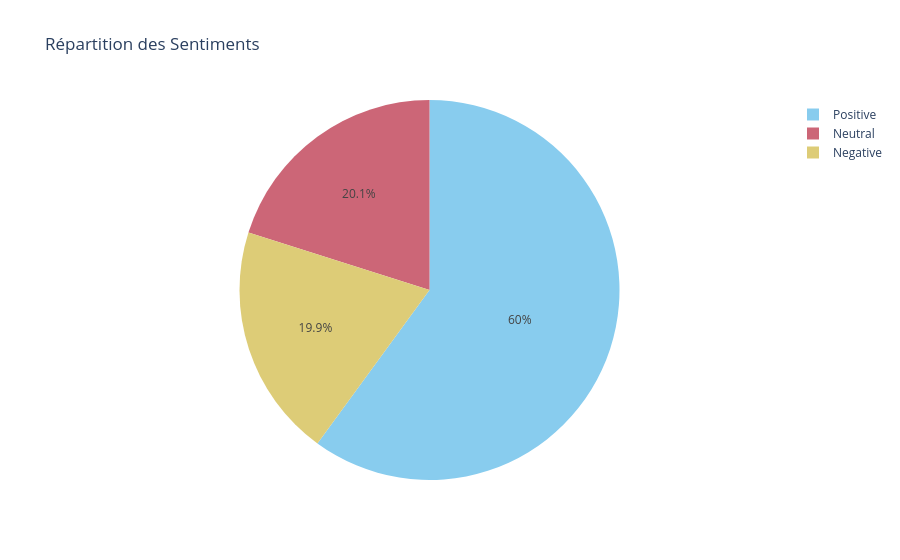

Notebook cell for this chart:
### Markdown cell above
## Répartition des Sentiments

### Code cell
sentiment_counts = df['sentiment'].value_counts().reset_index()
sentiment_counts.columns = ['sentiment', 'count']
fig_sentiment = px.pie(sentiment_counts, values='count', names='sentiment', 
                       title='Répartition des Sentiments',
                       color_discrete_sequence=px.colors.qualitative.Safe)
fig_sentiment.show()

### Figure 1 — Plotly figure (JSON) as saved in the notebook; plotly's stock layout.template omitted (floating-point values rounded to 4 significant figures)
{"data": [{"domain": {"x": [0, 1], "y": [0, 1]}, "hovertemplate": "sentiment=%{label}<br>count=%{value}<extra></extra>", "labels": ["Positive", "Neutral", "Negative"], "legendgroup": "", "name": "", "showlegend": true, "type": "pie", "values": [6004, 2010, 1986]}], "layout": {"legend": {"tracegroupgap": 0}, "piecolorway": ["rgb(136, 204, 238)", "rgb(204, 102, 119)", "rgb(221, 204, 119)", "rgb(17, 119, 51)", "rgb(51, 34, 136)", "rgb(170, 68, 153)", "rgb(68, 170, 153)", "rgb(153, 153, 51)", "rgb(136, 34, 85)", "rgb(102, 17, 0)", "rgb(136, 136, 136)"], "title": {"text": "Répartition des Sentiments"}}}
